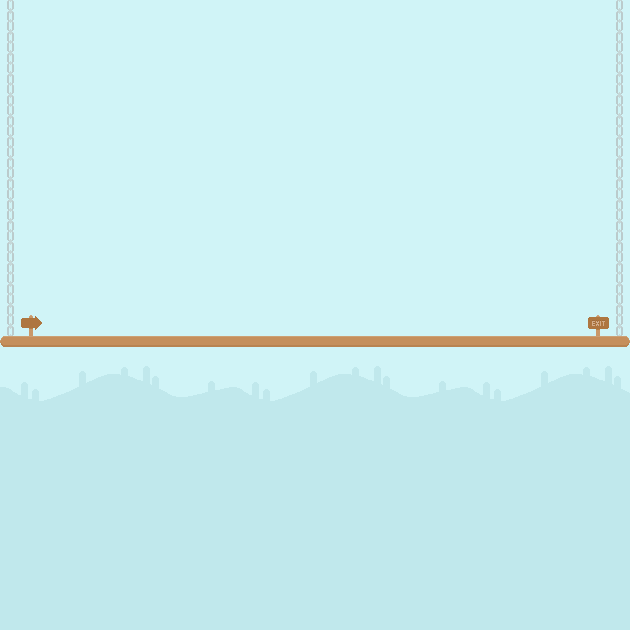

Tiled map render using the project's own tile images. Description and the map definition, with tile-layer contents summarised, below:
An orthogonal 30x30 tile map with 21x21 px tiles, 5 tile layers (Tile Layer 1, Tile Layer 2, Platforms, Spawn, ...).

<map version="1.0" orientation="orthogonal" renderorder="right-down" width="30" height="30" tilewidth="21" tileheight="21">
 <tileset firstgid="1" source="spritesheet.tsx" />
 <layer name="Tile Layer 1" width="30" height="30">
  <data>[900 cells, 900 non-empty, 33 distinct tile ids]</data>
 </layer>
 <layer name="Tile Layer 2" width="30" height="30">
  <data>[900 cells, 32 non-empty, 1 distinct tile ids]</data>
 </layer>
 <layer name="Platforms" width="30" height="30">
  <data>[900 cells, 30 non-empty, 3 distinct tile ids]</data>
 </layer>
 <layer name="Spawn" width="30" height="30">
  <data>[900 cells, 1 non-empty, 1 distinct tile ids]</data>
 </layer>
 <layer name="Goal" width="30" height="30">
  <data>[900 cells, 1 non-empty, 1 distinct tile ids]</data>
 </layer>
</map>
